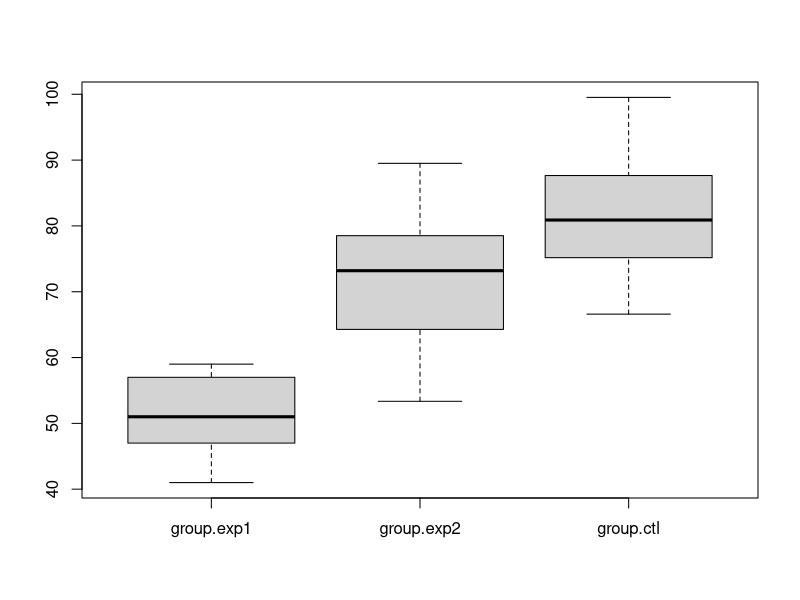

Write the R code that produced this figure.
# 宣告資料

# 以自定義數值鍵入資料
group.exp1 <- c(45,47,52,54,57,41,58,59,47,44,57,58,54,59,42,49,52,53,47,41,59,59,45,49,56,50,50,43,52,49)

# 產生隨機亂數30個，最低為50，最多為90
group.exp2 <- runif(30, min=50, max=90) 

# 以常態分配產生亂數30個，平均數為80
group.ctl <- rnorm(30, mean=80, sd=10) 

# 彙整成Data Frame格式 (類似表格)
data <- data.frame(group.exp1, group.exp2, group.ctl) 

# 繪製箱型圖
boxplot(data)